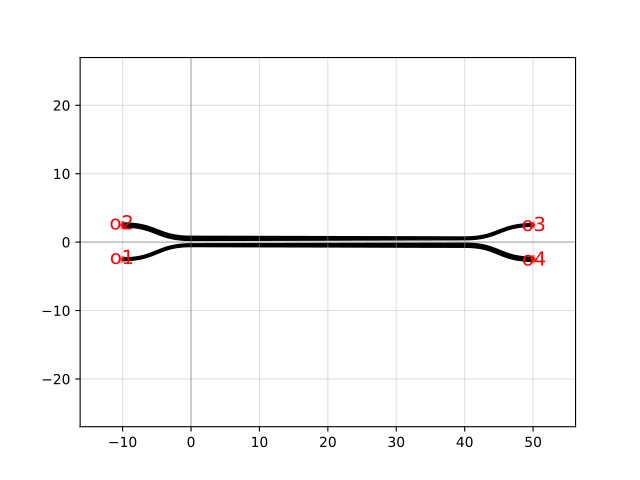

Source code (Python):
import gdsfactory as gf

c = gf.components.coupler_full(coupling_length=40.0, dx=10.0, dy=5.0, gap=0.5, dw=0.1, cross_section='strip')
c.plot()
